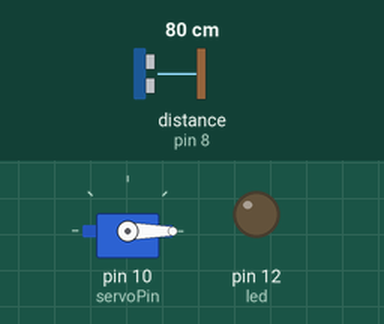
This sketch was run on a simulated Arduino Uno, built with avr-gcc and run on an emulated ATmega328P. On the bench: servo, output pins drawn as LEDs (lit = HIGH). Wiring (inferred from the names in the program): ultrasonic range finder: trigger pin 7; echo pin 8. Inputs (shaded band) come from the test bench; at power-on: distance to the obstacle (sensor on pin 8) 80 cm. The echo pulse lasts 58.3 µs per cm; pins used as bus, display or sensor lines are not drawn.

Above: at 1.2 s.
1.3 s: distance to the obstacle (sensor on pin 8) set to 22 cm
2.8 s: distance to the obstacle (sensor on pin 8) set to 18 cm
At 3.9 s:
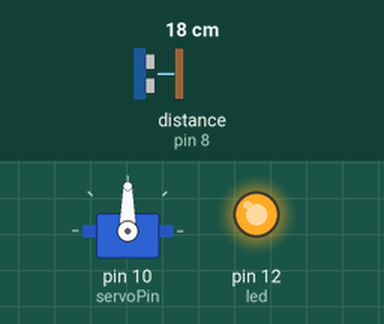
4.3 s: distance to the obstacle (sensor on pin 8) set to 35 cm
At 5.1 s:
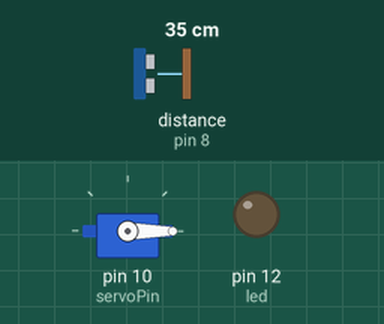
5.8 s: distance to the obstacle (sensor on pin 8) set to 2 cm
At 6.3 s:
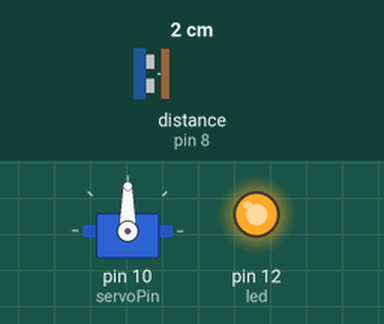
Timing chart, 0 to 8.3 s (numbered marks = the images above; inputs shaded):
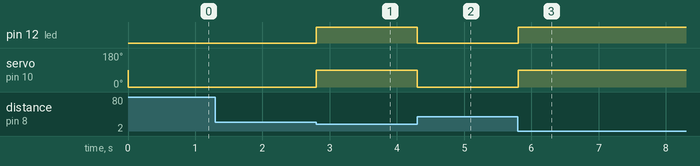

Measured:
- the behaviour switches between 21 and 20 cm on distance to the obstacle (sensor on pin 8) (found by bisection; images 0 and 1)
- after the input at 1.3 s, every drawn part: stays the same
- after the input at 2.8 s, pin 12 (led): LOW → HIGH at once; servo on pin 10 (servoPin): 0° → 90° at once
- after the input at 4.3 s, pin 12 (led): HIGH → LOW at once; servo on pin 10 (servoPin): 90° → 0° at once
- after the input at 5.8 s, pin 12 (led): LOW → HIGH at once; servo on pin 10 (servoPin): 0° → 90° at once

The sketch:

sketch_apr27a.ino
```cpp
#include<Servo.h>
#define servoPin 10
#define trigger 7
#define echo 8
#define led 12
int dist = 0;
//Criando o objeto myservo do tipo Servo
Servo myServo;

void setup() {
  Serial.begin(9600);
  myServo.attach(servoPin);
  pinMode(trigger, OUTPUT);
  pinMode(echo, INPUT);
  pinMode(led, OUTPUT);
}
void loop() {
  digitalWrite(trigger, HIGH);
  delayMicroseconds(10);
  digitalWrite(trigger, LOW);

  dist = pulseIn(echo, HIGH);
  dist = dist/58;

  if(dist < 20) {
    digitalWrite(led, HIGH);
    myServo.write(90);
  }else{
    digitalWrite(led, LOW);
    myServo.write(0);
  }

}
```
